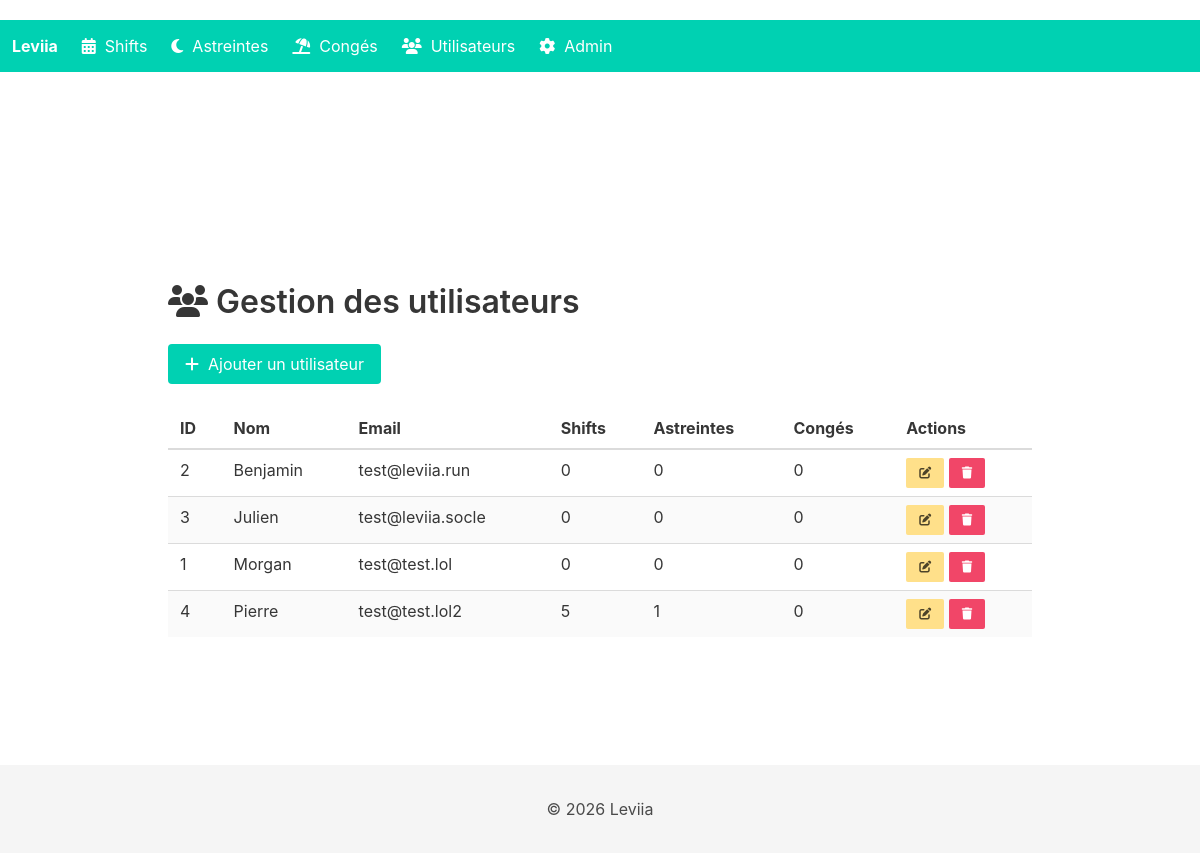
Screenshot of /admin/users with the database file from the repository.
### app/models.py (models this page shows)
class User(db.Model):
    id = db.Column(db.Integer, primary_key=True)
    name = db.Column(db.String(80), nullable=False)
    email = db.Column(db.String(120), unique=True, nullable=False)
    group_id = db.Column(db.Integer, db.ForeignKey('groups.id'), nullable=False, default=1)
    shifts = db.relationship('Shift', backref='user', lazy=True)
    on_calls = db.relationship('OnCall', backref='user', lazy=True)
    leaves = db.relationship('Leave', backref='user', lazy=True)

### app/routes/admin.py (the view)
@app.route('/admin/users')
def list_users():
    users = User.query.options(
        selectinload(User.shifts),
        selectinload(User.on_calls),
        selectinload(User.leaves),
    ).order_by(User.name).all()
    groups = Group.query.all()
    return render_template('admin/users.html', users=users, groups=groups)

### app/templates/admin/users.html (shortened to what this page needs)
{% extends "admin/base_admin.html" %}
{% block admin_content %}
<section class="section">
    <div class="container">
        <h1 class="title">
            <i class="fas fa-users"></i> Gestion des utilisateurs
        </h1>
        <div class="buttons">
            <a class="button is-primary" href="{{ url_for('add_user') }}">
                <i class="fas fa-plus"></i>&nbsp; Ajouter un utilisateur
            </a>
        </div>
        <div class="table-container">
            <table class="table is-fullwidth is-striped">
                <thead>
                    <tr>
                        <th>ID</th>
                        <th>Nom</th>
                        <th>Email</th>
                        <th>Shifts</th>
                        <th>Astreintes</th>
                        <th>Congés</th>
                        <th>Actions</th>
                    </tr>
                </thead>
                <tbody>
                    {% for user in users %}
                    <tr>
                        <td>{{ user.id }}</td>
                        <td>{{ user.name }}</td>
                        <td>{{ user.email }}</td>
                        <td>{{ user.shifts|length }}</td>
                        <td>{{ user.on_calls|length }}</td>
                        <td>{{ user.leaves|length }}</td>
                        <td>
                            <a class="button is-small is-warning" href="{{ url_for('edit_user', user_id=user.id) }}">
                                <i class="fas fa-edit"></i>
                            </a>
                            <a class="button is-small is-danger" href="{{ url_for('delete_user', user_id=user.id) }}" onclick="return confirm('Êtes-vous sûr de vouloir supprimer cet utilisateur ?')">
                                <i class="fas fa-trash"></i>
                            </a>
                        </td>
                    </tr>
                    {% endfor %}
                </tbody>
            </table>
        </div>
    </div>
</section>
{% endblock %}

### app/templates/base.html (style rules this page uses)
body { padding-top: 20px; }

### rows the page displays
User: id "2", name "Benjamin", email "test@leviia.run", shifts|length "0", on_calls|length "0", leaves|length "0"
User: id "3", name "Julien", email "test@leviia.socle", shifts|length "0", on_calls|length "0", leaves|length "0"
User: id "1", name "Morgan", email "test@test.lol", shifts|length "0", on_calls|length "0", leaves|length "0"
User: id "4", name "Pierre", email "test@test.lol2", shifts|length "5", on_calls|length "1", leaves|length "0"
